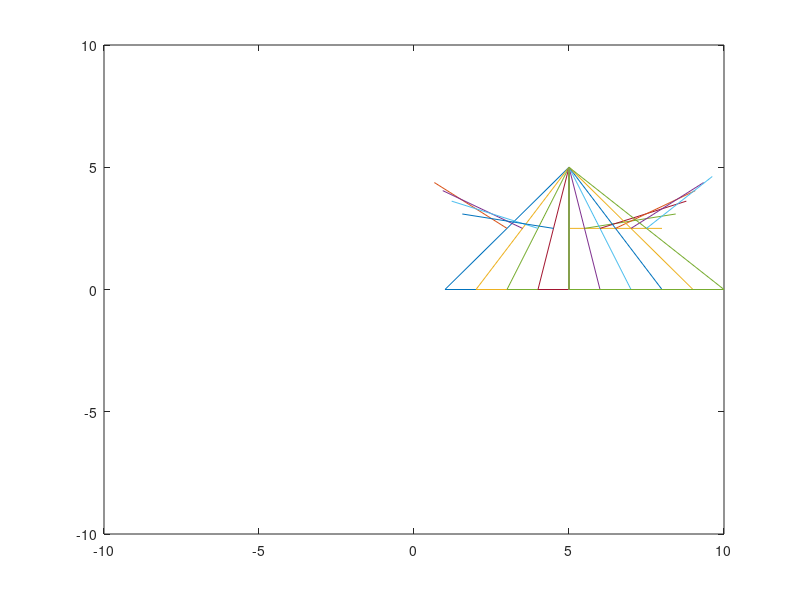

MATLAB code for this plot:
q1_U=30;
q2_U=40;
l1=10;
l2=11;
leftXLimit=20;
rightXLimit=20;
upperYLimit=20;
lowerYLimit=20;

% q1_F_Uplimit = -90+q1_U;
% q2_F_Uplimit=q2_U;

figure

% plot([0 0], [leftXLimit, rightXLimit],'k');

% hold on
% plot([upperYLimit, lowerYLimit],[0 0],'k');

% hold on



for i=1:10     
    x(1) = 5;
    y(1) = 5;
    x(2) = 5;
    y(2) = 0;
    x(3) = 0+i; 
    y(3) = 0;
    x(4) = x(1); 
    y(4) = x(1);
   
    mid_Hip_x=(x(1)-x(3))/2
    mid_Hip_y=(y(1)-y(3))/2
    
    slope=(y(3)-y(1))/(x(3)-x(1));
    deg=atand(slope);
%     y ? y1 = m(x ? x1)
    acosd(x(1))
    
    p= (-slope*(8-mid_Hip_x))+mid_Hip_y;  

    plot(x(:),y(:));
    hold on 
%     plot ([mid_Hip_x+x(3) 8], [mid_Hip_y+y(3) p]);

    plot ([mid_Hip_x+x(3) (mid_Hip_x+x(3))+(3*cosd(90+deg))], [mid_Hip_y+y(3) (mid_Hip_y+y(3))+(3*sind(90+deg))]);

    xlim([-10 10])
    ylim([-10 10])
%     xlim([-15 15]);
%     title(['Posture with  q1:  ' num2str(rad2deg(q1_F_Uplimit))  'and    q2:  ' num2str(rad2deg(q2_F_Uplimit)) '  (deg) '])
%     xlabel('cm')
%     ylabel('cm')

    hold on
end
